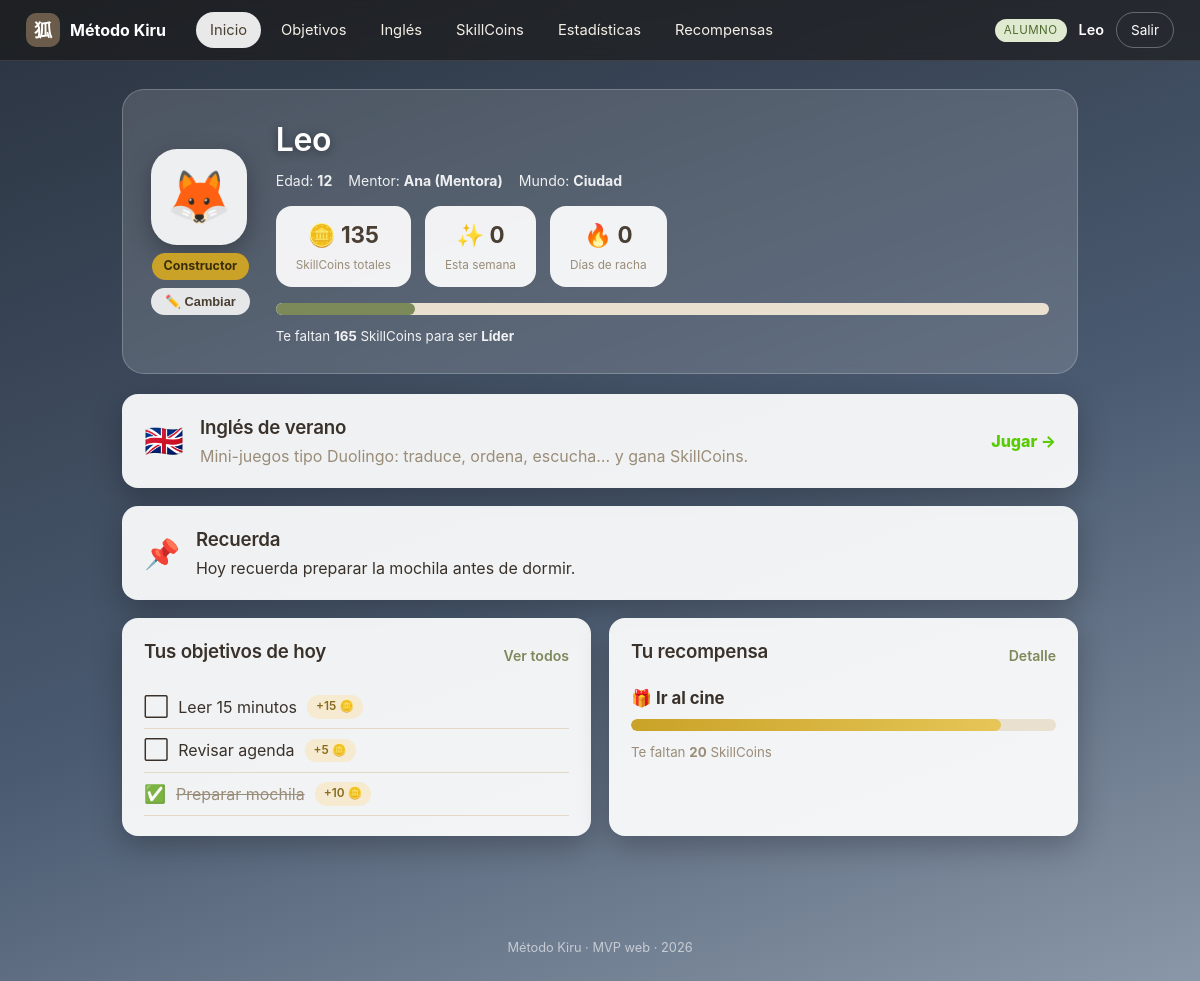
The app's page /alumno/inicio.php (signed in) with its own data.
### tables this page shows
CREATE TABLE `usuarios` (
  `id` int(11) NOT NULL AUTO_INCREMENT,
  `username` varchar(50) NOT NULL,
  `password_hash` varchar(255) NOT NULL,
  `rol` enum('alumno','mentor','admin') NOT NULL,
  `nombre` varchar(100) NOT NULL,
  `creado_en` timestamp NOT NULL DEFAULT current_timestamp(),
  PRIMARY KEY (`id`),
  UNIQUE KEY `username` (`username`)
);

CREATE TABLE `alumnos` (
  `id` int(11) NOT NULL AUTO_INCREMENT,
  `usuario_id` int(11) NOT NULL,
  `edad` int(11) DEFAULT NULL,
  `mentor_id` int(11) DEFAULT NULL,
  `nivel_id` int(11) DEFAULT NULL,
  `avatar` varchar(40) DEFAULT 'zorro',
  `mensaje_diario` text DEFAULT NULL,
  `ultima_conexion` datetime DEFAULT NULL,
  PRIMARY KEY (`id`),
  KEY `usuario_id` (`usuario_id`),
  CONSTRAINT `alumnos_ibfk_1` FOREIGN KEY (`usuario_id`) REFERENCES `usuarios` (`id`) ON DELETE CASCADE
);

CREATE TABLE `niveles` (
  `id` int(11) NOT NULL AUTO_INCREMENT,
  `nombre` varchar(50) NOT NULL,
  `orden` int(11) NOT NULL,
  `skillcoins_necesarias` int(11) NOT NULL DEFAULT 0,
  `mundo` varchar(30) NOT NULL,
  PRIMARY KEY (`id`)
);

CREATE TABLE `objetivos` (
  `id` int(11) NOT NULL AUTO_INCREMENT,
  `alumno_id` int(11) NOT NULL,
  `titulo` varchar(255) NOT NULL,
  `descripcion` text DEFAULT NULL,
  `prioridad` enum('baja','media','alta') DEFAULT 'media',
  `fecha` date DEFAULT NULL,
  `recompensa` varchar(255) DEFAULT NULL,
  `skillcoins` int(11) DEFAULT 0,
  `completado` tinyint(1) DEFAULT 0,
  PRIMARY KEY (`id`)
);

CREATE TABLE `recompensas` (
  `id` int(11) NOT NULL AUTO_INCREMENT,
  `alumno_id` int(11) NOT NULL,
  `titulo` varchar(255) NOT NULL,
  `costo` int(11) NOT NULL,
  `activa` tinyint(1) DEFAULT 1,
  `conseguida` tinyint(1) DEFAULT 0,
  PRIMARY KEY (`id`)
);

### includes/functions.php (called while the page is built, shortened)
<?php
require_once __DIR__ . '/../config/db.php';
function e(?string $s): string
{
    return htmlspecialchars($s ?? '', ENT_QUOTES, 'UTF-8');
}
function url(string $path = ''): string
{
    return BASE_URL . '/' . ltrim($path, '/');
}
function asset(string $path): string
{
    $full = __DIR__ . '/../' . ltrim($path, '/');
    $v = @filemtime($full) ?: 1;
    return url($path) . '?v=' . $v;
}
function current_user(): ?array
{
    $stmt = db()->prepare('SELECT * FROM usuarios WHERE id = ?');
    $stmt->execute([$_SESSION['user_id']]);
    return $stmt->fetch() ?: null;
}
function require_login(array $roles = []): array
{
    $user = current_user();
    return $user;
}
function alumno_por_usuario(int $usuarioId): ?array
{
    $stmt = db()->prepare('SELECT * FROM alumnos WHERE usuario_id = ?');
    $stmt->execute([$usuarioId]);
    return $stmt->fetch() ?: null;
}
function sc_total(int $alumnoId): int
{
    $stmt = db()->prepare('SELECT COALESCE(SUM(cantidad),0) FROM skillcoins_log WHERE alumno_id = ?');
    $stmt->execute([$alumnoId]);
    return (int) $stmt->fetchColumn();
}
function sc_semana(int $alumnoId): int
{
    $stmt = db()->prepare(
        'SELECT COALESCE(SUM(cantidad),0) FROM skillcoins_log
         WHERE alumno_id = ? AND YEARWEEK(fecha,1) = YEARWEEK(CURDATE(),1)'
    );
    $stmt->execute([$alumnoId]);
    return (int) $stmt->fetchColumn();
}
function avatares(): array
{
    return [
        'zorro' => '🦊', 'buho' => '🦉', 'lobo' => '🐺', 'dragon' => '🐉',
        'tigre' => '🐯', 'aguila' => '🦅', 'panda' => '🐼', 'gato' => '🐱',
    ];
}
function avatar_emoji(?string $clave): string
{
    return avatares()[$clave] ?? '🦊';
}
function niveles_todos(): array
{
    return db()->query('SELECT * FROM niveles ORDER BY orden')->fetchAll();
}
function nivel_actual(array $alumno): array
{
    $niveles = niveles_todos();
    $total = sc_total((int) $alumno['id']);
    $actual = $niveles[0];
    foreach ($niveles as $n) {
        if ($total >= (int) $n['skillcoins_necesarias']) {
            $actual = $n;
        }
    }
    return $actual;
}
function nivel_siguiente(array $nivelActual): ?array
{
    foreach (niveles_todos() as $n) {
        if ((int) $n['orden'] === (int) $nivelActual['orden'] + 1) {
            return $n;
        }
    }
    return null;
}
function racha_dias(int $alumnoId): int
{
    $stmt = db()->prepare('SELECT fecha FROM conexiones WHERE alumno_id = ? ORDER BY fecha DESC LIMIT 60');
    $stmt->execute([$alumnoId]);
    $fechas = array_column($stmt->fetchAll(), 'fecha');
    $racha = 0;
    $cursor = new DateTime('today');
    return $racha;
}

### config/db.php (called while the page is built, shortened)
<?php
function db(): PDO
{
    static $pdo = null;
    if ($pdo === null) {
        $dsn = 'mysql:host=' . DB_HOST . ';port=' . DB_PORT . ';dbname=' . DB_NAME . ';charset=utf8mb4';
        try {
            $pdo = new PDO($dsn, DB_USER, DB_PASS, [
                PDO::ATTR_ERRMODE            => PDO::ERRMODE_EXCEPTION,
                PDO::ATTR_DEFAULT_FETCH_MODE => PDO::FETCH_ASSOC,
                PDO::ATTR_EMULATE_PREPARES   => false,
            ]);
        } catch (PDOException $e) {
            die('<h2>Error de conexión a la base de datos.</h2>'
                . '<p>¿Has ejecutado <a href="' . BASE_URL . '/install.php">install.php</a>? '
                . '¿MySQL está encendido en XAMPP?</p>'
                . '<pre>' . htmlspecialchars($e->getMessage()) . '</pre>');
        }
    }
    return $pdo;
}

### includes/alumno_ctx.php (called while the page is built, shortened)
<?php
require_once __DIR__ . '/functions.php';
$user = require_login(['alumno']);
$alumno = alumno_por_usuario((int) $user['id']);
$alumno['nombre']   = $user['nombre'];
$alumno['username'] = $user['username'];
$nivel = nivel_actual($alumno);

### alumno/inicio.php (the view, shortened to what this page needs)
<?php
require_once __DIR__ . '/../includes/alumno_ctx.php';
require_once __DIR__ . '/../includes/layout.php';
$aid = (int) $alumno['id'];
$total     = sc_total($aid);
$semana    = sc_semana($aid);
$racha     = racha_dias($aid);
$siguiente = nivel_siguiente($nivel);
$mentorNombre = '—';
if (!empty($alumno['mentor_id'])) {
    $st = db()->prepare('SELECT nombre FROM usuarios WHERE id = ?');
    $st->execute([$alumno['mentor_id']]);
    $mentorNombre = $st->fetchColumn() ?: '—';
}
$obj = db()->prepare('SELECT * FROM objetivos WHERE alumno_id = ? ORDER BY completado, FIELD(prioridad,"alta","media","baja") LIMIT 5');
$obj->execute([$aid]);
$objetivos = $obj->fetchAll();
$rc = db()->prepare('SELECT * FROM recompensas WHERE alumno_id = ? AND activa = 1 AND conseguida = 0 ORDER BY id LIMIT 1');
$rc->execute([$aid]);
$recompensa = $rc->fetch();
$nivelPct = 100;
$faltanNivel = 0;
if ($siguiente) {
    $base = (int) $nivel['skillcoins_necesarias'];
    $meta = (int) $siguiente['skillcoins_necesarias'];
    $rango = max(1, $meta - $base);
    $nivelPct = max(0, min(100, round((($total - $base) / $rango) * 100)));
    $faltanNivel = max(0, $meta - $total);
}
render_header('Inicio', 'alumno', $mundo, nav_alumno('index'));
?>
<div class="hero">
    <div class="hero-avatar">
        <div class="avatar avatar-<?= e($alumno['avatar']) ?>"><?= avatar_emoji($alumno['avatar']) ?></div>
        <span class="nivel-badge"><?= e($nivel['nombre']) ?></span>
        <button class="btn-editar-perfil" id="btnEditarPerfil" type="button">✏️ Cambiar</button>
    </div>
    <div class="hero-info">
        <h1><?= e($alumno['nombre']) ?></h1>
        <div class="hero-meta">
            <span>Edad: <strong><?= e((string)$alumno['edad']) ?></strong></span>
            <span>Mentor: <strong><?= e($mentorNombre) ?></strong></span>
            <span>Mundo: <strong><?= e(ucfirst($mundo)) ?></strong></span>
        </div>
        <div class="coins-row">
            <div class="coin-box">
                <span class="coin-num">🪙 <?= $total ?></span>
                <span class="coin-lbl">SkillCoins totales</span>
            </div>
            <div class="coin-box">
                <span class="coin-num">✨ <?= $semana ?></span>
                <span class="coin-lbl">Esta semana</span>
            </div>
            <div class="coin-box">
                <span class="coin-num">🔥 <?= $racha ?></span>
                <span class="coin-lbl">Días de racha</span>
            </div>
        </div>
        <?php if ($siguiente): ?>
        <div class="nivel-progress">
            <div class="progress"><div class="progress-fill" style="width:<?= $nivelPct ?>%"></div></div>
            <small>Te faltan <strong><?= $faltanNivel ?></strong> SkillCoins para ser <strong><?= e($siguiente['nombre']) ?></strong></small>
        </div>
        <?php else: ?>
        <div class="nivel-progress"><small>¡Has alcanzado el nivel máximo: <strong>Maestro</strong>! 🌟</small></div>
        <?php endif; ?>
    </div>
</div>
<a class="card ingles-banner" href="<?= url('alumno/ingles.php') ?>">
    <span class="ingles-banner-ico">🇬🇧</span>
    <div>
        <h3>Inglés de verano</h3>
        <p class="muted">Mini-juegos tipo Duolingo: traduce, ordena, escucha… y gana SkillCoins.</p>
    </div>
    <span class="ingles-banner-go">Jugar →</span>
</a>
<?php if (!empty($alumno['mensaje_diario'])): ?>
<div class="card recordatorio">
    <span class="recordatorio-ico">📌</span>
    <div>
        <h3>Recuerda</h3>
        <p><?= e($alumno['mensaje_diario']) ?></p>
    </div>
</div>
<?php endif; ?>
<div class="grid-2">
    <div class="card">
        <div class="card-head"><h3>Tus objetivos de hoy</h3><a class="link" href="<?= url('alumno/objetivos.php') ?>">Ver todos</a></div>
        <ul class="checklist">
            <?php foreach ($objetivos as $o): ?>
                <li class="<?= $o['completado'] ? 'done' : '' ?>">
                    <span class="check"><?= $o['completado'] ? '✅' : '⬜' ?></span>
                    <span><?= e($o['titulo']) ?></span>
                    <?php if ($o['skillcoins']): ?><span class="pill">+<?= (int)$o['skillcoins'] ?> 🪙</span><?php endif; ?>
                </li>
            <?php endforeach; ?>
        </ul>
    </div>
    <div class="card">
        <div class="card-head"><h3>Tu recompensa</h3><a class="link" href="<?= url('alumno/recompensas.php') ?>">Detalle</a></div>
        <?php if ($recompensa):
            $faltan = max(0, (int)$recompensa['costo'] - $total);
            $pct = min(100, round($total / max(1, (int)$recompensa['costo']) * 100)); ?>
            <div class="reward">
                <div class="reward-title">🎁 <?= e($recompensa['titulo']) ?></div>
                <div class="progress"><div class="progress-fill gold" style="width:<?= $pct ?>%"></div></div>
                <?php if ($faltan > 0): ?>
                    <small>Te faltan <strong><?= $faltan ?></strong> SkillCoins</small>
                <?php else: ?>
                    <small class="ready">¡Ya puedes conseguirla! 🎉</small>
                <?php endif; ?>
            </div>
        <?php else: ?>
            <p class="muted">No hay recompensa activa. Habla con tu mentor.</p>
        <?php endif; ?>
    </div>
</div>
<?php
render_footer();
?>

### includes/layout.php (shortened to what this page needs)
<?php
require_once __DIR__ . '/functions.php';
function render_header(string $titulo, string $tema = 'panel', string $mundo = '', ?array $nav = null): void
{
    $user = current_user();
    $bodyClass = $tema === 'alumno' ? 'tema-alumno mundo-' . $mundo : 'tema-panel';
    ?>
<!DOCTYPE html>
<html lang="es">
<head>
    <link rel="stylesheet" href="<?= asset('assets/css/style.css') ?>">
</head>
<body class="<?= e($bodyClass) ?>">
<header class="topbar">
    <a class="brand" href="<?= url('index.php') ?>" title="Ir a la página principal">
        <span class="brand-mark">狐</span>
        <span class="brand-name"><?= e(APP_NAME) ?></span>
    </a>
    <?php if ($nav): ?>
    <nav class="mainnav">
        <?php foreach ($nav as $item): ?>
            <a href="<?= url($item[1]) ?>" class="<?= !empty($item[2]) ? 'active' : '' ?>"><?= e($item[0]) ?></a>
        <?php endforeach; ?>
    </nav>
    <?php endif; ?>
    <?php if ($user): ?>
    <div class="topbar-user">
        <span class="rolechip rol-<?= e($user['rol']) ?>"><?= e(ucfirst($user['rol'])) ?></span>
        <span class="uname"><?= e($user['nombre']) ?></span>
        <a class="btn-logout" href="<?= url('logout.php') ?>">Salir</a>
    </div>
    <?php endif; ?>
</header>
<main class="wrap">
<?php
}
function render_footer(): void
{
    ?>
</main>
<footer class="foot">Método Kiru · MVP web · <?= date('Y') ?></footer>
</body>
</html>
<?php
}

### records on screen
usuarios: rol "ALUMNO", nombre "Leo"
alumnos: avatar "🦊", edad "12", mensaje_diario "Hoy recuerda preparar la mochila antes de dormir."
niveles: nombre "Constructor", mundo "Ciudad"
usuarios: nombre "Ana (Mentora)"
niveles: nombre "Líder"
objetivos: titulo "Leer 15 minutos", skillcoins "15"
objetivos: titulo "Revisar agenda", skillcoins "5"
objetivos: titulo "Preparar mochila", skillcoins "10"
recompensas: titulo "Ir al cine"

### other values on screen
APP_NAME "Método Kiru"
$item[0] "Inicio"
$item[0] "Objetivos"
$item[0] "Inglés"
$item[0] "SkillCoins"
$item[0] "Estadísticas"
$item[0] "Recompensas"
$alumno['nombre'] "Leo"
$total "135"
$semana "0"
$racha "0"
$faltanNivel "165"
$faltan "20"
